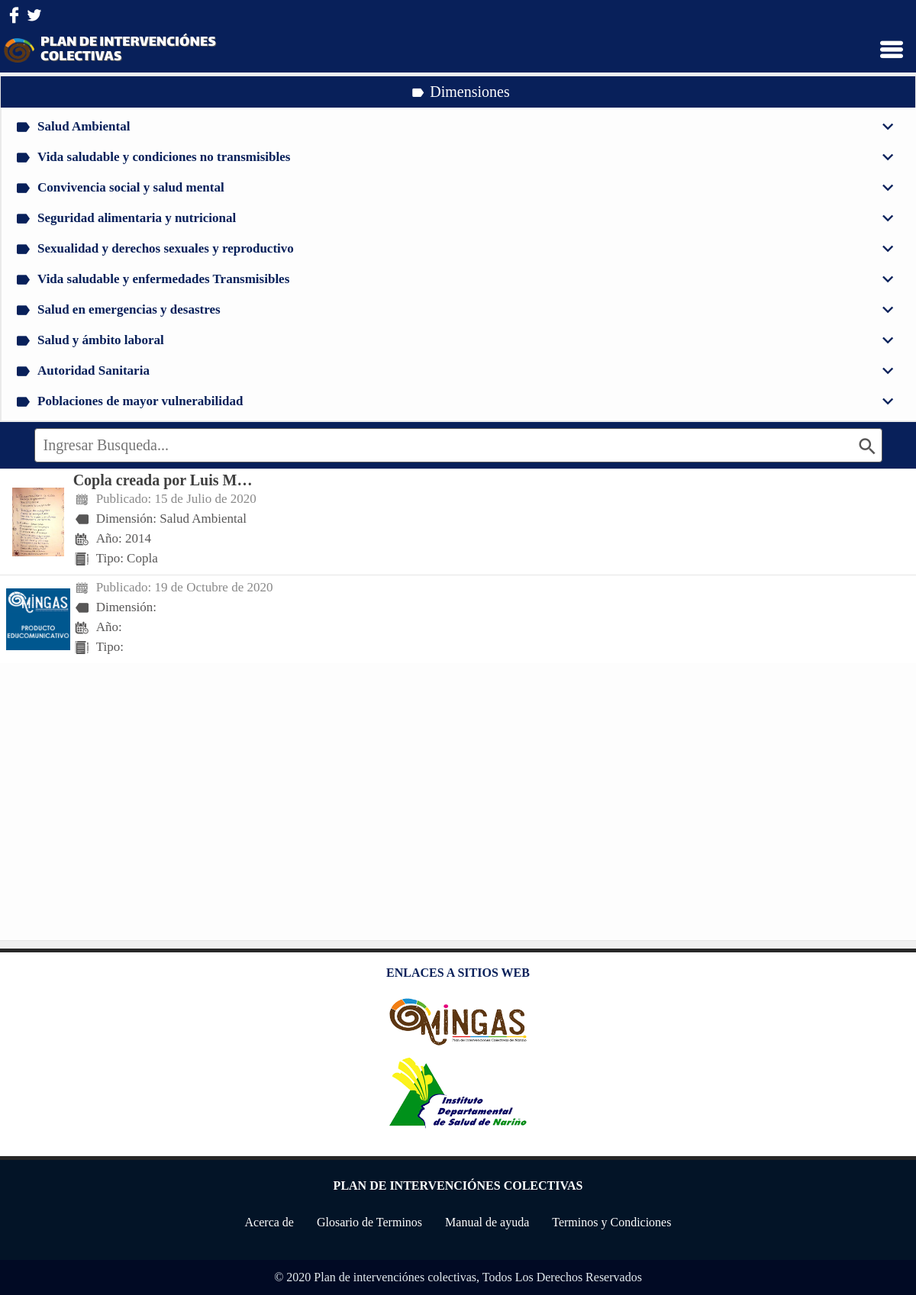
Screenshot of /experiencias_exitosas with the database file from the repository.
### tables this page shows
CREATE TABLE `productos` (
  `id_producto` varchar(30) NOT NULL,
  `categoria` varchar(60) NOT NULL,
  `tipo_producto` varchar(20) NOT NULL,
  `titulo` varchar(30) NOT NULL,
  `descripcion` mediumtext NOT NULL,
  `year` varchar(4) NOT NULL,
  `preview` text NOT NULL,
  `tipo_preview` varchar(9) NOT NULL,
  `fecha_pub` datetime NOT NULL
);

### core/libs/empty.php (called while the page is built)
<?php
    if ($object === Null){
        include VIEWS.'templates/empty.php';
        $flag_empty = True;
    }else{
    	$flag_empty = False;
    }
?>

### application/database/database.php (called while the page is built, shortened)
<?php
class Db{
    private $host;
    private $database;
    private $user;
    private $password;
    private $charset;
    public function __construct(){
        $this->host     = 'localhost';
        $this->database = 'db_plataforma_salud';
        $this->user     = 'root';
        $this->password = "";
        $this->charset  = 'utf8mb4';
        $this->db = self::connect();
    }
    function connect(){
        try{
            $connection = "mysql:host=" . $this->host . ";dbname=" . $this->database . ";charset=" . $this->charset;
            $options = [
                PDO::ATTR_ERRMODE            => PDO::ERRMODE_EXCEPTION,
                PDO::ATTR_EMULATE_PREPARES   => false,
            ];
            $pdo = new PDO($connection, $this->user, $this->password, $options);
            $pdo->exec("SET NAMES utf8");
            return $pdo;
        }catch(PDOException $e){
            print_r('Error connection: ' . $e->getMessage());
        }
    }
}
?>

### core/models/producto.php (called while the page is built, shortened)
<?php
include_once $_SERVER['DOCUMENT_ROOT'].'/plataforma/application/database/database.php';
Class Producto extends Db{
    private $resultadosPorPagina;
    private $indice;
	public function __construct(){
		$this->resultadosPorPagina = 15;
        $this->indice = 0;
	}
	function listar(){
		$sql_count = "SELECT COUNT(*) AS total FROM productos";
        $count = $this->db->prepare($sql_count);
        $count->execute();
        $count = $count->fetch(PDO::FETCH_OBJ)->total;
		$sql = "SELECT * FROM productos LIMIT :since, :numero";
		$query = $this->db->prepare($sql);
        $query->execute(['since' => $this->indice, 'numero' => $this->resultadosPorPagina]);
		$collect = Null;
		while($row = $query->fetchObject()){
		    $collect[] = $row;
		}
		return $collect;
	}
    function calcularPaginas($count){
        $this->nResultados  = $count;
    }
}
?>

### core/libs/not_found.php (called while the page is built)
<?php
    if ($object === False || $object === Null){
        include VIEWS.'templates/not_found.php';
        $flag_not_found = True;
    }else{
    	$flag_not_found = False;
    }
?>

### application/settings.php (called while the page is built, shortened)
<?php
	$months = ['Enero','Febrero','Marzo','Abril','Mayo','Junio','Julio','Agosto','Septiembre','Octubre','Noviembre','Diciembre'];
	function to_fecha_str($fecha){
		global $months;
		$fecha = substr($fecha,0,10);
		$fecha = explode('-', $fecha);
		$yy = $fecha[0];
		$month = $fecha[1];
		$day = $fecha[2];
		$fecha = $day.' de '.$months[$month-1].' de '.$yy;
		return $fecha;
	}
 ?>

### views/inicio/experiencias_exitosas/experiencias_exitosas.php (the view, shortened to what this page needs)
<?php
require_once $_SERVER['DOCUMENT_ROOT']."/plataforma/application/settings.php";
require_once MODELS.'producto.php';
require_once VIEWS.'templates/head.php';
$dimension = (isset($_GET['dimension'])) ? $_GET['dimension'] : '';
$tipo = (isset($_GET['tipo'])) ? $_GET['tipo'] : '';
$busqueda = (isset($_GET['busqueda'])) ? $_GET['busqueda'] : '';
$obj_producto = new Producto();
if ($dimension != '' || $tipo != '' || $busqueda != '') {
	switch ($tipo) {
		case 'Cuentos':
			$str_tipo = 'cuento';
			break;
		case 'Coplas':
			$str_tipo = 'copla';
			break;
		case 'Canciones':
			$str_tipo = 'cancion';
			break;
		case 'Obras de teatro':
			$str_tipo = 'obra de teatro';
			break;
		default:
			$str_tipo = '';
			break;
	}
	$array = $obj_producto->filtrar($dimension,$str_tipo,$busqueda);
	$flag_filtrar = True;
	$get_on = '';
} else {
	$array = $obj_producto->listar();
	$get_on = 'get_on';
}
include VIEWS.'templates/header.php';
?>
<main>
	<div class="main" id="experiencias_exitosas">
		<form method="POST" action="<?php echo CONTROLLERS?>inicio/experiencias_exitosas/c_lista_productos.php" id="form_lista_articulos">
			<div class="content_filtros">
				<div class="r_filtros responsive_movil_on <?php echo $get_on ?>">
					<i class="icon-filled-label r_filtros_arrow"></i>
					<span>Dimensiones</span>
				</div>
				<div class="filtros">
					<div class="filtro last">
						<?php
						$array_dim = ['Salud Ambiental','Vida saludable y condiciones no transmisibles','Convivencia social y salud mental','Seguridad alimentaria y nutricional','Sexualidad y derechos sexuales y reproductivo','Vida saludable y enfermedades  Transmisibles','Salud en emergencias y desastres','Salud y ámbito laboral','Autoridad Sanitaria','Poblaciones de mayor vulnerabilidad'];
						foreach ($array_dim as $key => $row){ ?>
						<div class="accordion_elemento">
							<div class="nombre_elemento">
								<i class="icon-filled-label icon_accordion"></i>
								<span><?php echo $row ?></span>
								<i class="icon-arrow-b arrow_accordion"></i>
							</div>
						</div>
						<?php } ?>
					</div>
				</div>
			</div>
			<div id="contenido" class="contenido">
				<div class="busqueda">
					<div class="div_busqueda">
						<input type="text" name="busqueda" placeholder="Ingresar Busqueda..." value="<?php echo $busqueda ?>" />
						<i onclick="javascript:$('#form_lista_articulos').submit()" class="icon-filled-lupa"></i>
					</div>
				</div>
				<div class="productos">
					<?php
					$object = $array;
					require_once LIBS.'empty.php';
					require_once LIBS.'not_found.php';
					if ($flag_empty !== True && $flag_not_found !== True ) {
					foreach ($array as $key => $row) {
						$fecha = to_fecha_str($row->fecha_pub);
						$last = ($key + 1 == count($array)) ? 'last' : '';
					?>
					<div id="<?php echo $key?>" class="info_producto parent_me_elemento <?php echo $last ?>" id_data="<?php echo $row->id_producto?>" url_data="c_eliminar_producto">
						<div class="img">
							<?php
							if ($row->tipo_preview == 'image') { ?>
								<img src="<?php echo $row->preview?>" />
							<?php }else if($row->tipo_preview == 'video'){ ?>
								<video>
									<source src="<?php echo $row->preview?>" type="video/mp4">Your browser does not support HTML5 video
								</video>
							<?php }else{ ?>
								<img src="<?php echo IMG?>default/default_preview_producto.png" />
							<?php } ?>
						</div>
						<div class="caracteristicas">
							<h2><?php echo ucfirst($row->titulo) ?></h2>
							<p class="fecha">
								<i class="icon-filled-calendario-b"></i>
								Publicado: <?php echo $fecha ?>
							</p>
							<p>
								<i class="icon-filled-label"></i>
								Dimensión: <?php echo $row->categoria ?>
							</p>
							<p>
								<i class="icon-filled-fecha"></i>
								Año: <?php echo $row->year ?>
							</p>
							<p class="tipo">
								<i class="icon-filled-admin-c"></i>
								Tipo: <?php echo $row->tipo_producto ?>
							</p>
						</div>
					</div>
					<?php }
					} ?>
				</div>
			</div>
		</form>
	</div>
</main>
<?php
include VIEWS.'templates/footer.php';
include VIEWS.'templates/foot.php';
?>

### static/css/estilos_inicio.css (style rules this page uses)
form#form_lista_articulos { display: flex; }
form#form_lista_articulos div.contenido { width: 960px; }
div.contenido div.busqueda { display: flex; justify-content: center; width: 100%; padding: 8px 10px; background: var(--azul); border-bottom: 1px solid var(--border_gris); }
div.contenido div.div_busqueda { display: flex; justify-content: center; padding: 0 5px; position: relative; }
div.contenido div.div_busqueda input { display: flex; width: 500px; font-size: 20px; color: var(--gris); padding: 10px 11px; border: 1px solid var(--gris); border-radius: 4px; }
div.contenido div.div_busqueda i { position: absolute; right: 14px; top: 50%; color: var(--gris); transform: translateY(-50%); font-size: 21px; cursor: pointer; }
div.productos { display: flex; flex-direction: column; width: 100%; }
div.info_producto { display: flex; background: var(--blanco); border-bottom: 1px solid var(--border_gris); color: var(--gris); cursor: pointer; padding: 15px; position: relative; }
div.info_producto.last { border-bottom: 0; }
div.info_producto div.img { display: inline-flex; width: 250px; height: 200px; }
div.info_producto div.img img, div.info_producto div.img video { width: 100%; object-fit: contain; border-radius: 5px; }
div.info_producto div.caracteristicas { display: inline-flex; flex-direction: column; justify-content: center; width: 100%; padding-left: 25px; position: relative; }
div.info_producto div.caracteristicas h2 { display: inline-block; font-size: 25px; padding-bottom: 0; color: var(--gris_d2); width: 560px; white-space: nowrap; overflow: hidden; text-overflow: ellipsis; margin-top: -5px; }
div.info_producto div.caracteristicas p { display: inline-flex; align-items: center; padding: 5px; padding-left: 0; font-size: 19px; color: var(--gris); }
div.info_producto div.caracteristicas p.fecha { color: #898989; }
div.info_producto div.caracteristicas p.fecha i { color: #898989; }
div.info_producto div.caracteristicas p i { display: inline-flex; color: var(--gris); font-size: 17px; margin-right: 10px; }
div.info_producto div.caracteristicas p i.icon-filled-label { transform: rotate(180deg); }
div#experiencias_exitosas div.accordion_elemento .nombre_elemento { padding-left: 10px; justify-content: flex-start; }
div#experiencias_exitosas div.accordion_elemento .nombre_elemento i.arrow_accordion { right: 20px; }
div.filtros { display: inline-flex; flex-direction: column; background: #FDFDFD; width: 270px; min-height: 821px; margin-right: 10px; border-left: 2px solid #EAEAEA; border-bottom: 2px solid #EAEAEA; }
div.filtros div.filtro, div.filtros div.content_button { display: inline-flex; padding: 5px 18px; flex-direction: column; border-bottom: 1px solid var(--border_gris); }
div.filtros div.filtro.last { border-bottom: 0; }

### static/css/comp_accordion.css (style rules this page uses)
div.accordion_elemento { display: flex; flex-direction: column; width: 100%; align-items: center; color: var(--azul); font-size: 17px; font-weight: bold; position: relative; }
div.accordion_elemento .nombre_elemento { display: flex; width: 100%; padding: 10px 43px; padding-left: 8px; justify-content: center; align-items: center; position: relative; cursor: pointer; }
div.accordion_elemento .nombre_elemento span { color: var(--azul); font-size: 17px; font-weight: bold; }
div.accordion_elemento .nombre_elemento i.icon_accordion { font-size: 17px; fill: var(--azul); margin-right: 10px; }
div.accordion_elemento .nombre_elemento i.arrow_accordion { position: absolute; right: 25px; top: 50%; transform: translateY(-50%) rotate(90deg); font-size: 14px; transition: all 0.3s ease-out; }

### static/css/comp_menu_elementos.css (style rules this page uses)
.parent_me_elemento { position: relative; }

### static/css/estilos_generales.css (style rules this page uses)
textarea, select, input, button { outline: none; }
div { -webkit-tap-highlight-color: rgba(0,0,0,0); }
input, textarea { font-family: serif; }
img, a, button, span { -webkit-user-select: none; -moz-user-select: none; -khtml-user-select: none; -ms-user-select:none; }

### rows the page displays
productos: preview (picture), titulo "Copla creada por Luis M…", fecha_pub "15 de Julio de 2020", categoria "Salud Ambiental", year "2014", tipo_producto "Copla"
productos: fecha_pub "19 de Octubre de 2020"

### other values shown
$row "Salud Ambiental"
$row "Vida saludable y condiciones no transmisibles"
$row "Convivencia social y salud mental"
$row "Seguridad alimentaria y nutricional"
$row "Sexualidad y derechos sexuales y reproductivo"
$row "Vida saludable y enfermedades Transmisibles"
$row "Salud en emergencias y desastres"
$row "Salud y ámbito laboral"
$row "Autoridad Sanitaria"
$row "Poblaciones de mayor vulnerabilidad"
